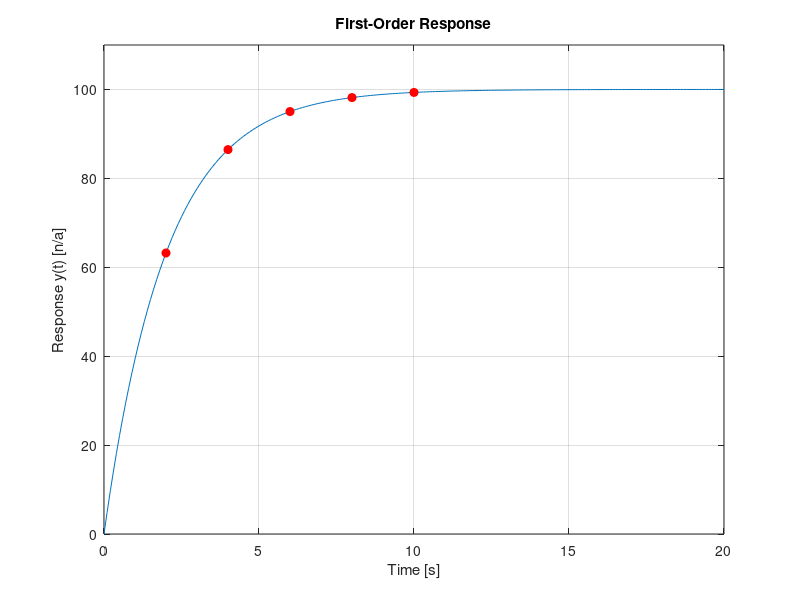

Write MATLAB code to recreate this figure.
% Example of time-response of first-order system 
% First Order Model: dy/dt = 1/tau*y = f(t)
tau = 2;  % time constant [s]
% A vector of time values for evaluating the response
t = 0:0.1:20;
% Step Response: f(t)=A*mu(t) , y(0)=0
A = 50;
% Evaluate the solution at each value of t
y = A*tau*(1-exp(-t/tau)); 
% Plot
figure(1); clf();
plot(t,y,'-')
xlabel('Time [s]')
ylabel('Response y(t) [n/a]')
title('First-Order Response')
grid on
ylim([0 max(y)*1.1])

tt = [1 2 3 4 5]*tau
yy = A*tau*(1-exp(-tt/tau)); 
hold on
plot(tt,yy,'ro','markerfacecolor','r')
